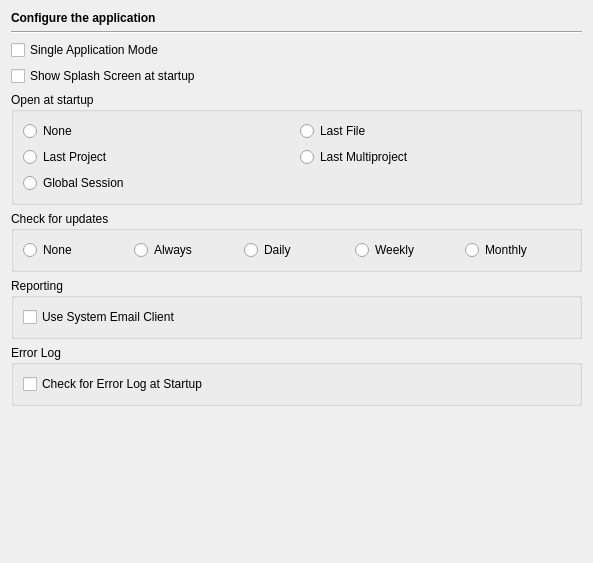
<?xml version="1.0" encoding="UTF-8"?>
<ui version="4.0">
 <class>ApplicationPage</class>
 <widget class="QWidget" name="ApplicationPage">
  <property name="geometry">
   <rect>
    <x>0</x>
    <y>0</y>
    <width>589</width>
    <height>563</height>
   </rect>
  </property>
  <layout class="QVBoxLayout" name="verticalLayout_3">
   <item>
    <widget class="QLabel" name="headerLabel">
     <property name="text">
      <string>&lt;b&gt;Configure the application&lt;/b&gt;</string>
     </property>
    </widget>
   </item>
   <item>
    <widget class="Line" name="line9_3">
     <property name="frameShape">
      <enum>QFrame::HLine</enum>
     </property>
     <property name="frameShadow">
      <enum>QFrame::Sunken</enum>
     </property>
     <property name="orientation">
      <enum>Qt::Horizontal</enum>
     </property>
    </widget>
   </item>
   <item>
    <widget class="QCheckBox" name="singleApplicationCheckBox">
     <property name="toolTip">
      <string>Select, if only one instance of the application should be running</string>
     </property>
     <property name="text">
      <string>Single Application Mode</string>
     </property>
    </widget>
   </item>
   <item>
    <widget class="QCheckBox" name="splashScreenCheckBox">
     <property name="toolTip">
      <string>Select to show the startup splash screen</string>
     </property>
     <property name="text">
      <string>Show Splash Screen at startup</string>
     </property>
    </widget>
   </item>
   <item>
    <widget class="QGroupBox" name="groupBox_3">
     <property name="title">
      <string>Open at startup</string>
     </property>
     <layout class="QGridLayout">
      <item row="0" column="0">
       <widget class="QRadioButton" name="noOpenRadioButton">
        <property name="toolTip">
         <string>Select to not open anything</string>
        </property>
        <property name="text">
         <string>None</string>
        </property>
       </widget>
      </item>
      <item row="0" column="1">
       <widget class="QRadioButton" name="lastFileRadioButton">
        <property name="toolTip">
         <string>Select to open the most recently opened file</string>
        </property>
        <property name="text">
         <string>Last File</string>
        </property>
       </widget>
      </item>
      <item row="1" column="0">
       <widget class="QRadioButton" name="lastProjectRadioButton">
        <property name="toolTip">
         <string>Select to open the most recently opened project</string>
        </property>
        <property name="text">
         <string>Last Project</string>
        </property>
       </widget>
      </item>
      <item row="1" column="1">
       <widget class="QRadioButton" name="lastMultiprojectRadioButton">
        <property name="toolTip">
         <string>Select to open the most recently opened multiproject</string>
        </property>
        <property name="text">
         <string>Last Multiproject</string>
        </property>
       </widget>
      </item>
      <item row="2" column="0">
       <widget class="QRadioButton" name="globalSessionRadioButton">
        <property name="toolTip">
         <string>Select to restore the global session</string>
        </property>
        <property name="text">
         <string>Global Session</string>
        </property>
       </widget>
      </item>
     </layout>
    </widget>
   </item>
   <item>
    <widget class="QGroupBox" name="groupBox_2">
     <property name="title">
      <string>Check for updates</string>
     </property>
     <layout class="QHBoxLayout">
      <item>
       <widget class="QRadioButton" name="noCheckRadioButton">
        <property name="toolTip">
         <string>Select to disable update checking</string>
        </property>
        <property name="text">
         <string>None</string>
        </property>
       </widget>
      </item>
      <item>
       <widget class="QRadioButton" name="alwaysCheckRadioButton">
        <property name="toolTip">
         <string>Select to check for updates at every startup</string>
        </property>
        <property name="text">
         <string>Always</string>
        </property>
       </widget>
      </item>
      <item>
       <widget class="QRadioButton" name="dailyCheckRadioButton">
        <property name="toolTip">
         <string>Select to check for updates once a day</string>
        </property>
        <property name="text">
         <string>Daily</string>
        </property>
       </widget>
      </item>
      <item>
       <widget class="QRadioButton" name="weeklyCheckRadioButton">
        <property name="toolTip">
         <string>Select to check for updates once a week</string>
        </property>
        <property name="text">
         <string>Weekly</string>
        </property>
       </widget>
      </item>
      <item>
       <widget class="QRadioButton" name="monthlyCheckRadioButton">
        <property name="toolTip">
         <string>Select to check for updates once a month</string>
        </property>
        <property name="text">
         <string>Monthly</string>
        </property>
       </widget>
      </item>
     </layout>
    </widget>
   </item>
   <item>
    <widget class="QGroupBox" name="groupBox_4">
     <property name="title">
      <string>Reporting</string>
     </property>
     <layout class="QVBoxLayout" name="verticalLayout_2">
      <item>
       <widget class="QCheckBox" name="systemEmailClientCheckBox">
        <property name="toolTip">
         <string>Select to use the system email client to send reports</string>
        </property>
        <property name="text">
         <string>Use System Email Client</string>
        </property>
       </widget>
      </item>
     </layout>
    </widget>
   </item>
   <item>
    <widget class="QGroupBox" name="groupBox">
     <property name="title">
      <string>Error Log</string>
     </property>
     <layout class="QVBoxLayout" name="verticalLayout">
      <item>
       <widget class="QCheckBox" name="errorlogCheckBox">
        <property name="toolTip">
         <string>Select to check the existence of an error log upon startup</string>
        </property>
        <property name="text">
         <string>Check for Error Log at Startup</string>
        </property>
       </widget>
      </item>
     </layout>
    </widget>
   </item>
   <item>
    <spacer>
     <property name="orientation">
      <enum>Qt::Vertical</enum>
     </property>
     <property name="sizeHint" stdset="0">
      <size>
       <width>571</width>
       <height>21</height>
      </size>
     </property>
    </spacer>
   </item>
  </layout>
 </widget>
 <tabstops>
  <tabstop>singleApplicationCheckBox</tabstop>
  <tabstop>splashScreenCheckBox</tabstop>
  <tabstop>noOpenRadioButton</tabstop>
  <tabstop>lastFileRadioButton</tabstop>
  <tabstop>lastProjectRadioButton</tabstop>
  <tabstop>lastMultiprojectRadioButton</tabstop>
  <tabstop>globalSessionRadioButton</tabstop>
  <tabstop>noCheckRadioButton</tabstop>
  <tabstop>alwaysCheckRadioButton</tabstop>
  <tabstop>dailyCheckRadioButton</tabstop>
  <tabstop>weeklyCheckRadioButton</tabstop>
  <tabstop>monthlyCheckRadioButton</tabstop>
  <tabstop>systemEmailClientCheckBox</tabstop>
  <tabstop>errorlogCheckBox</tabstop>
 </tabstops>
 <resources/>
 <connections/>
</ui>
